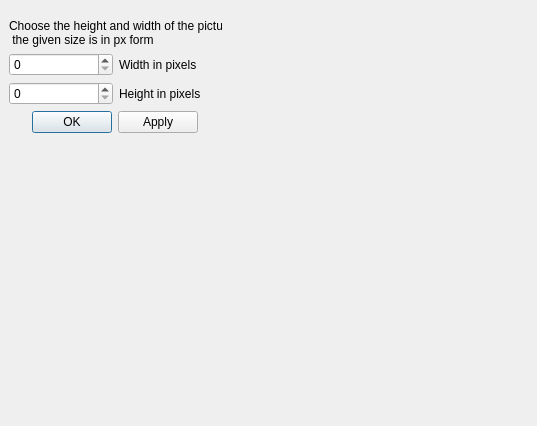
<?xml version="1.0" encoding="UTF-8"?>
<ui version="4.0">
 <class>pictureshowcase</class>
 <widget class="QDialog" name="pictureshowcase">
  <property name="geometry">
   <rect>
    <x>0</x>
    <y>0</y>
    <width>537</width>
    <height>426</height>
   </rect>
  </property>
  <property name="windowTitle">
   <string>Dialog</string>
  </property>
  <widget class="QFrame" name="frame">
   <property name="geometry">
    <rect>
     <x>0</x>
     <y>10</y>
     <width>231</width>
     <height>171</height>
    </rect>
   </property>
   <layout class="QVBoxLayout" name="verticalLayout_3">
    <item>
     <layout class="QVBoxLayout" name="verticalLayout_2">
      <item>
       <layout class="QVBoxLayout" name="verticalLayout">
        <item>
         <widget class="QLabel" name="label_3">
          <property name="text">
           <string>Choose the height and width of the picture
 the given size is in px form </string>
          </property>
         </widget>
        </item>
        <item>
         <layout class="QHBoxLayout" name="horizontalLayout">
          <item>
           <widget class="QSpinBox" name="width"/>
          </item>
          <item>
           <widget class="QLabel" name="label">
            <property name="text">
             <string>Width in pixels</string>
            </property>
           </widget>
          </item>
         </layout>
        </item>
        <item>
         <spacer name="verticalSpacer">
          <property name="orientation">
           <enum>Qt::Vertical</enum>
          </property>
          <property name="sizeHint" stdset="0">
           <size>
            <width>20</width>
            <height>40</height>
           </size>
          </property>
         </spacer>
        </item>
        <item>
         <layout class="QHBoxLayout" name="horizontalLayout_2">
          <item>
           <widget class="QSpinBox" name="height"/>
          </item>
          <item>
           <widget class="QLabel" name="label_2">
            <property name="text">
             <string>Height in pixels</string>
            </property>
           </widget>
          </item>
         </layout>
        </item>
        <item>
         <spacer name="verticalSpacer_2">
          <property name="orientation">
           <enum>Qt::Vertical</enum>
          </property>
          <property name="sizeHint" stdset="0">
           <size>
            <width>20</width>
            <height>40</height>
           </size>
          </property>
         </spacer>
        </item>
        <item>
         <layout class="QHBoxLayout" name="horizontalLayout_3">
          <item>
           <spacer name="horizontalSpacer">
            <property name="orientation">
             <enum>Qt::Horizontal</enum>
            </property>
            <property name="sizeHint" stdset="0">
             <size>
              <width>40</width>
              <height>20</height>
             </size>
            </property>
           </spacer>
          </item>
          <item>
           <widget class="QPushButton" name="pushButton">
            <property name="text">
             <string>OK</string>
            </property>
           </widget>
          </item>
          <item>
           <widget class="QPushButton" name="pushButton_2">
            <property name="text">
             <string>Apply</string>
            </property>
           </widget>
          </item>
          <item>
           <spacer name="horizontalSpacer_2">
            <property name="orientation">
             <enum>Qt::Horizontal</enum>
            </property>
            <property name="sizeHint" stdset="0">
             <size>
              <width>40</width>
              <height>20</height>
             </size>
            </property>
           </spacer>
          </item>
         </layout>
        </item>
       </layout>
      </item>
     </layout>
    </item>
    <item>
     <spacer name="verticalSpacer_3">
      <property name="orientation">
       <enum>Qt::Vertical</enum>
      </property>
      <property name="sizeHint" stdset="0">
       <size>
        <width>296</width>
        <height>598</height>
       </size>
      </property>
     </spacer>
    </item>
   </layout>
  </widget>
  <widget class="QLabel" name="pictureLabel">
   <property name="geometry">
    <rect>
     <x>230</x>
     <y>0</y>
     <width>141</width>
     <height>221</height>
    </rect>
   </property>
   <property name="text">
    <string/>
   </property>
  </widget>
  <widget class="QWidget" name="widget" native="true">
   <property name="geometry">
    <rect>
     <x>10</x>
     <y>210</y>
     <width>211</width>
     <height>21</height>
    </rect>
   </property>
  </widget>
  <widget class="QWidget" name="widget_2" native="true">
   <property name="geometry">
    <rect>
     <x>10</x>
     <y>260</y>
     <width>211</width>
     <height>21</height>
    </rect>
   </property>
  </widget>
 </widget>
 <resources/>
 <connections/>
</ui>
